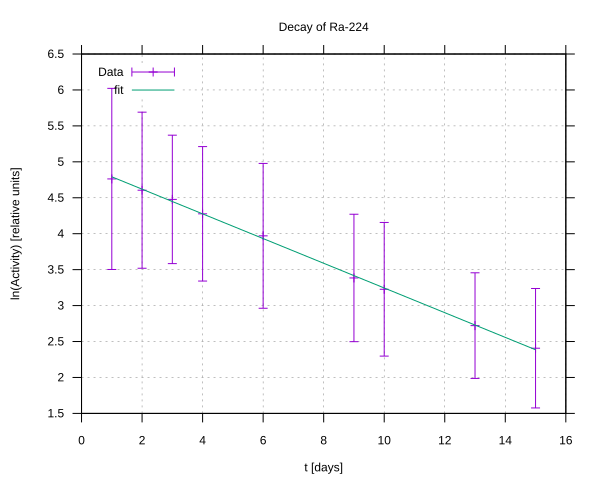

Write the gnuplot code that produced this figure.
set terminal svg background "white"
set output "Ra_224.svg"
set key left 
set xlabel "t [days]" 
set ylabel "ln(Activity) [relative units]"
set tics out 
set grid 
set title "Decay of Ra-224" 
plot [0:16]\
"output.txt" using 1:2:3 with yerrorbars title 'Data', \
"output.txt" using 1:4 with lines title 'fit' \

